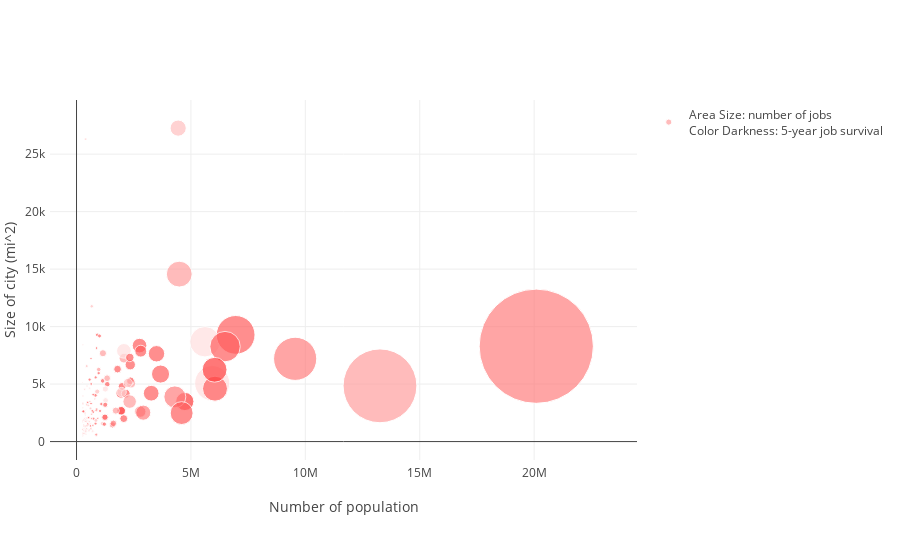

The notebook cell saved with this chart:
### Code cell
map_plot('number of jobs', '5-year job survival')
map_bubblePlot('number of jobs', '5-year job survival')

### Figure 1 — Plotly figure (JSON) as saved in the notebook; plotly's stock layout.template omitted (floating-point values rounded to 4 significant figures; data arrays with more than 128 entries replaced by an {"elided": "..."} marker saying what was removed)
{"data": [{"marker": {"color": {"elided": "181 str values"}, "size": {"elided": "181 float values"}}, "mode": "markers", "name": "Area Size: number of jobs<br>Color Darkness: 5-year job survival", "text": {"elided": "181 str values"}, "type": "scatter", "x": {"elided": "181 int values"}, "y": {"elided": "181 float values"}}], "layout": {"margin": {"b": 100, "l": 50, "pad": 4, "r": 50, "t": 100}, "showlegend": true, "xaxis": {"title": "Number of population"}, "yaxis": {"title": "Size of city (mi^2)"}}}
